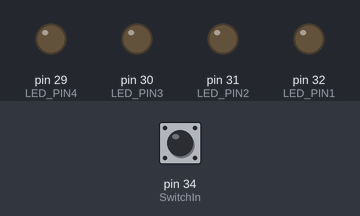
Bench run of a sketch on a simulated Arduino Mega 2560, built with avr-gcc and run on an emulated ATmega2560. On the bench: output pins drawn as LEDs (lit = HIGH). The inputs (shaded band) are chosen by the test bench; at power-on: pin 34 (SwitchIn) LOW.

Above: at 1.2 s.
1.3 s: pin 34 (SwitchIn) pulled HIGH for 0.15 s
At 1.37 s:
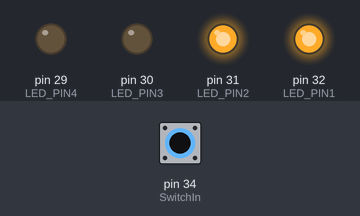
2.9 s: pin 34 (SwitchIn) pulled HIGH for 3.2 s
At 7.5 s:
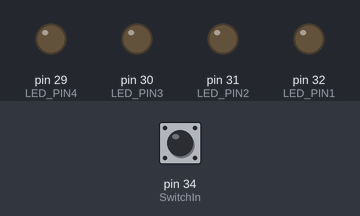
Timing chart, 0 to 9.0 s (numbered marks = the images above; inputs shaded):
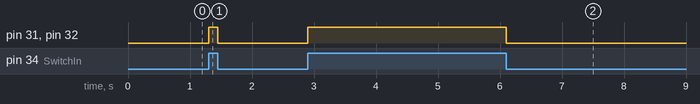

The sketch:

switchTest.ino
```cpp
// define LED pin ports (output)
#define LED_PIN1 32
#define LED_PIN2 31
#define LED_PIN3 30
#define LED_PIN4 29

// define switch port (input)
#define SwitchIn 34

int switchState = 0;  // stores if switch is in the true or false position

void setup() {
  // Configure LED ports
  pinMode(LED_PIN1, OUTPUT);  // set pin 32 as an ouput
  pinMode(LED_PIN2, OUTPUT);  // set pin 31 as an output
  pinMode(LED_PIN3, OUTPUT);  // set pin 30 as an output
  pinMode(LED_PIN4, OUTPUT);  // set pin 29 as an output

  // Configure switch port
  pinMode(SwitchIn, INPUT); // set port () as an input

} // void setup()

void loop() {
  // read switch state
  switchState = digitalRead(SwitchIn);

  // enter pattern if switch state is true
  if (switchState == HIGH) {

    analogWrite(LED_PIN1, 200);
    analogWrite(LED_PIN2, 200);


  } // if (switchState == HIGH)
  else {
    analogWrite(LED_PIN1, 0);
    analogWrite(LED_PIN2, 0);


  }
} // void loop()
```

Measured:
- after the input at 1.3 s, pin 31 (LED_PIN2), pin 32 (LED_PIN1): LOW → HIGH at once, → LOW 0.15 s later
- after the input at 2.9 s, pin 31 (LED_PIN2), pin 32 (LED_PIN1): LOW → HIGH at once, → LOW 3.2 s later
